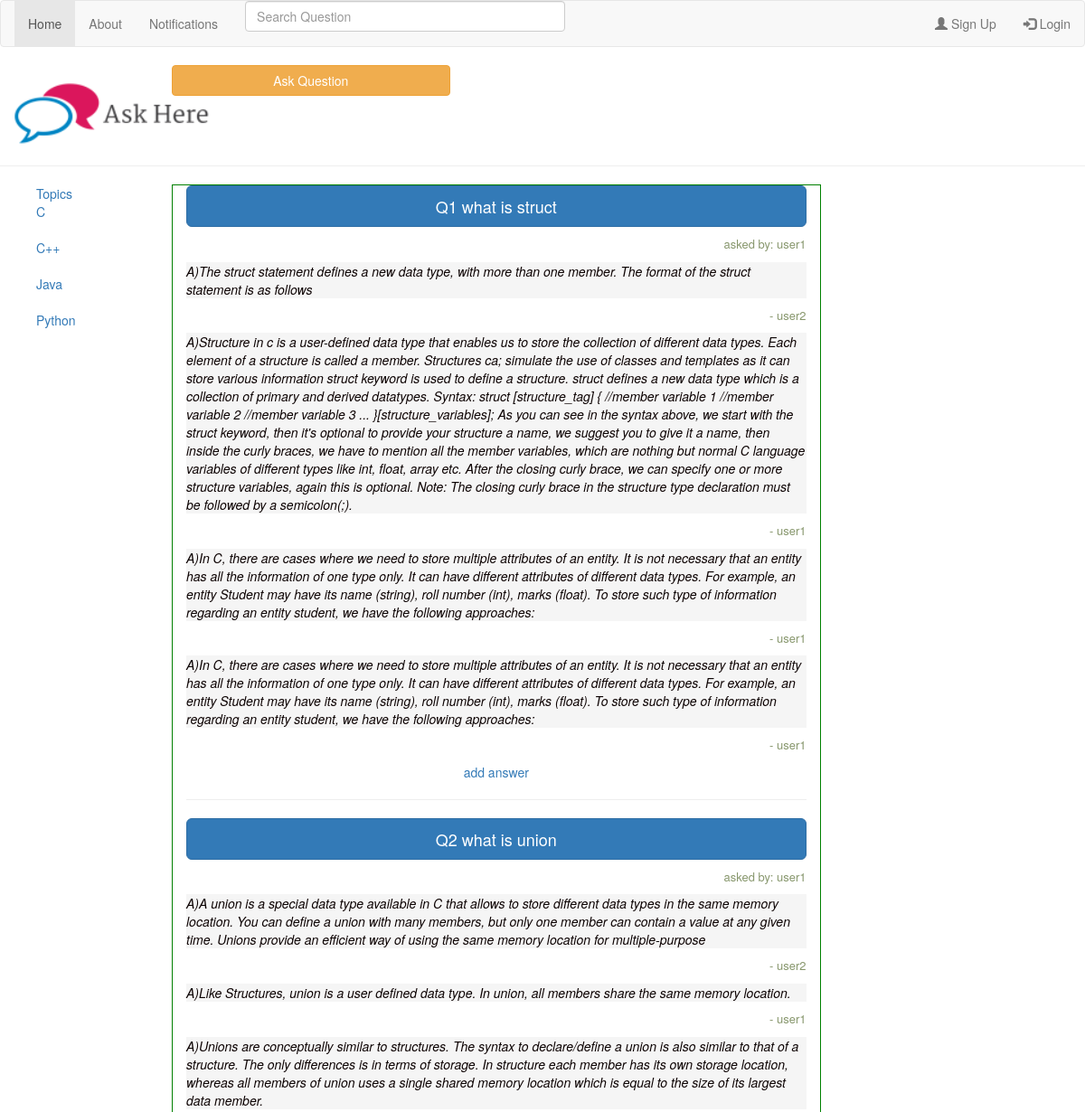
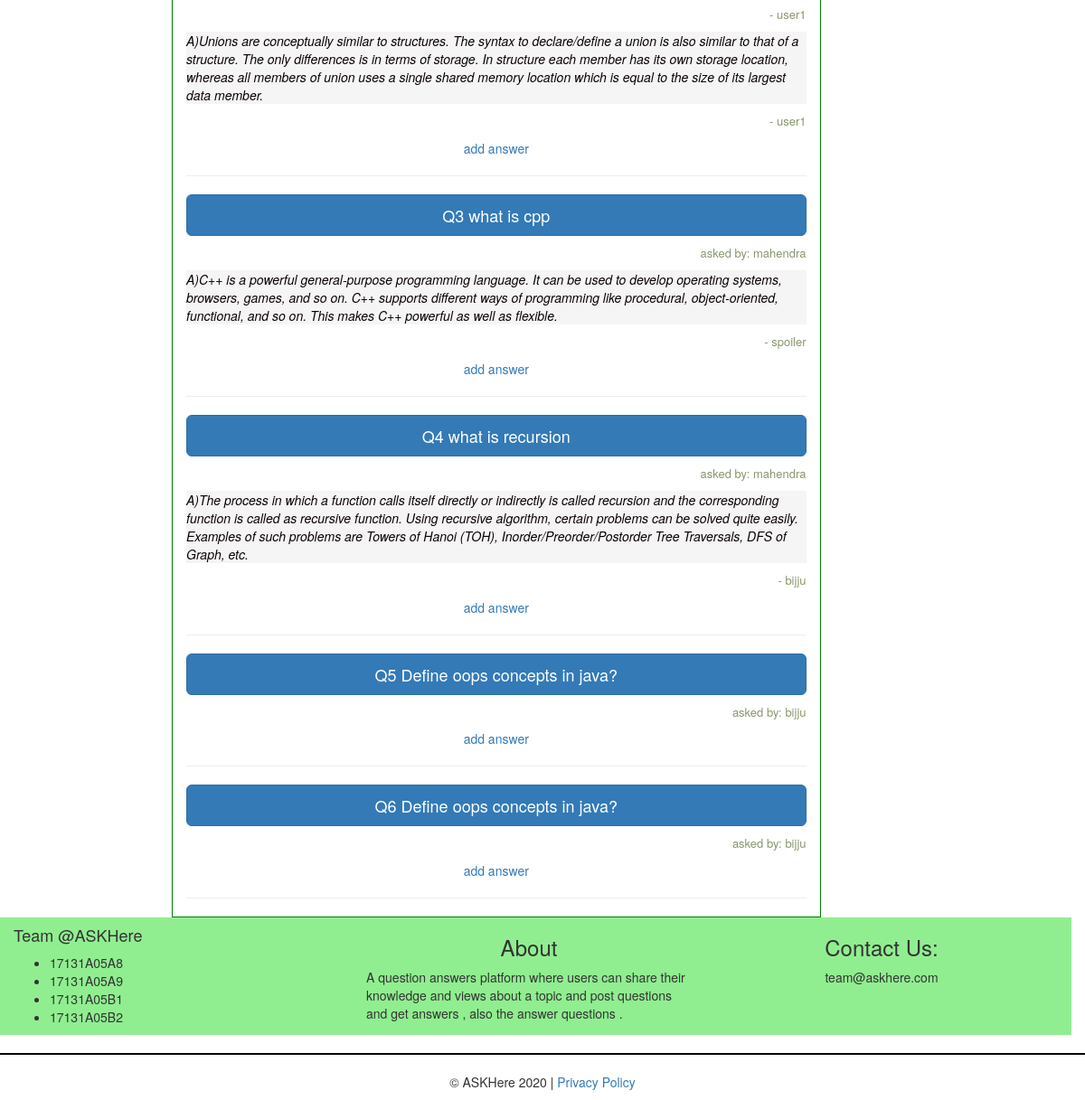
Page /filter/2/ on the committed database (2 pictures, top to bottom).
### Ask/models.py (models this page shows)
class Question(models.Model):
    question_text = models.CharField(max_length=300)
    created_by = models.ForeignKey(UserLogin,on_delete = models.CASCADE)
    topic_id = models.ForeignKey(Interest,on_delete=models.CASCADE)
    created_date = models.DateTimeField()

class UserLogin(models.Model):
    username = models.CharField(max_length=20)
    password = models.CharField(max_length=20)
    email = models.EmailField()

class Answer(models.Model):
    que_id = models.ForeignKey(Question,on_delete=models.CASCADE)
    answer_text = models.CharField(max_length=2000)
    answerd_by = models.ForeignKey(UserLogin,on_delete=models.CASCADE)

### Ask/views.py (the view)
# urls.py: path('filter/<int:topic_id>/',filter_view,name='filter'),
def filter_view(request,topic_id):
    questions = Question.objects.filter(topic_id_id=topic_id)   # in operator in sql
    answers = dict()  # stores question_object as key and answers_list as value
    for i in questions:
        answers[i] = Answer.objects.filter(que_id_id=i.id)
    context = {'page':'home','answers':answers}
    return render(request,'index.html',context)

### Ask/templates/index.html
{% extends 'base.html' %}
{% load static %}
{% block content2 %}
    {% if answers %}
        {% for question,answer in answers.items %}
            <p class="question-display">
               <button class="btn btn-primary btn-lg btn-block"  data-toggle="button" aria-pressed="false" autocomplete="off" style="width:100%;">Q{{forloop.counter}} {{ question.question_text }}</button>
            </p>
            <p class="user-display">
                asked by:<span> {{  question.created_by.username }} </span>
            </p>
            {% for a in answer %}
                <p class="answer-display">  A){{ a.answer_text }}  </p>
                <p class="user-display"> -<span> {{ a.answerd_by.username }} </span>  </p>
            {% endfor %}
            <div style="text-align: center;"><a href="{% url 'add_answer' que_id=question.id %}"> add answer </a> </div>
            <hr>
        {% endfor %}
    {% else %}
        <p> OOPs, No questions Yet .</p>
        <p> Ask now </p>
    {% endif %}
{% endblock %}

### Ask/static/default.css (style rules this page uses)
.question-display { color: blue; font-weight: bold; }
.user-display { text-align: right; font-size: small; color: darkolivegreen; opacity: 0.7; }
.answer-display { color: rgb(12, 2, 2); font-style: italic; opacity: 1; background-color: whitesmoke; }

### rows in the picture
Question: question_text "what is struct", created_by.username "user1"
Answer: answer_text "The struct statement defines a new data type, with more than one member. The format of the struct statement is as follows", answerd_by.username "user2"
Answer: answer_text "Structure in c is a user-defined data type that enables us to store the collection of different data types. Each element of a structure is called a member. Structures ca; simulate the use of classes and templates as it can store various information struct keyword is used to define a structure. struct defines a new data type which is a collection of primary and derived datatypes. Syntax: struct [structure_tag] { //member variable 1 //member variable 2 //member variable 3 ... }[structure_variables]; As you can see in the syntax above, we start with the struct keyword, then it's optional to provide your structure a name, we suggest you to give it a name, then inside the curly braces, we have…", answerd_by.username "user1"
Answer: answer_text "In C, there are cases where we need to store multiple attributes of an entity. It is not necessary that an entity has all the information of one type only. It can have different attributes of different data types. For example, an entity Student may have its name (string), roll number (int), marks (float). To store such type of information regarding an entity student, we have the following approaches:", answerd_by.username "user1"
Answer: answer_text "In C, there are cases where we need to store multiple attributes of an entity. It is not necessary that an entity has all the information of one type only. It can have different attributes of different data types. For example, an entity Student may have its name (string), roll number (int), marks (float). To store such type of information regarding an entity student, we have the following approaches:", answerd_by.username "user1"
Question: question_text "what is union", created_by.username "user1"
Answer: answer_text "A union is a special data type available in C that allows to store different data types in the same memory location. You can define a union with many members, but only one member can contain a value at any given time. Unions provide an efficient way of using the same memory location for multiple-purpose", answerd_by.username "user2"
Answer: answer_text "Like Structures, union is a user defined data type. In union, all members share the same memory location.", answerd_by.username "user1"
Answer: answer_text "Unions are conceptually similar to structures. The syntax to declare/define a union is also similar to that of a structure. The only differences is in terms of storage. In structure each member has its own storage location, whereas all members of union uses a single shared memory location which is equal to the size of its largest data member.", answerd_by.username "user1"
Answer: answer_text "Unions are conceptually similar to structures. The syntax to declare/define a union is also similar to that of a structure. The only differences is in terms of storage. In structure each member has its own storage location, whereas all members of union uses a single shared memory location which is equal to the size of its largest data member.", answerd_by.username "user1"
Question: question_text "what is cpp", created_by.username "mahendra"
Answer: answer_text "C++ is a powerful general-purpose programming language. It can be used to develop operating systems, browsers, games, and so on. C++ supports different ways of programming like procedural, object-oriented, functional, and so on. This makes C++ powerful as well as flexible.", answerd_by.username "spoiler"
Question: question_text "what is recursion", created_by.username "mahendra"
Answer: answer_text "The process in which a function calls itself directly or indirectly is called recursion and the corresponding function is called as recursive function. Using recursive algorithm, certain problems can be solved quite easily. Examples of such problems are Towers of Hanoi (TOH), Inorder/Preorder/Postorder Tree Traversals, DFS of Graph, etc.", answerd_by.username "bijju"
Question: question_text "Define oops concepts in java?", created_by.username "bijju"
Question: question_text "Define oops concepts in java?", created_by.username "bijju"
